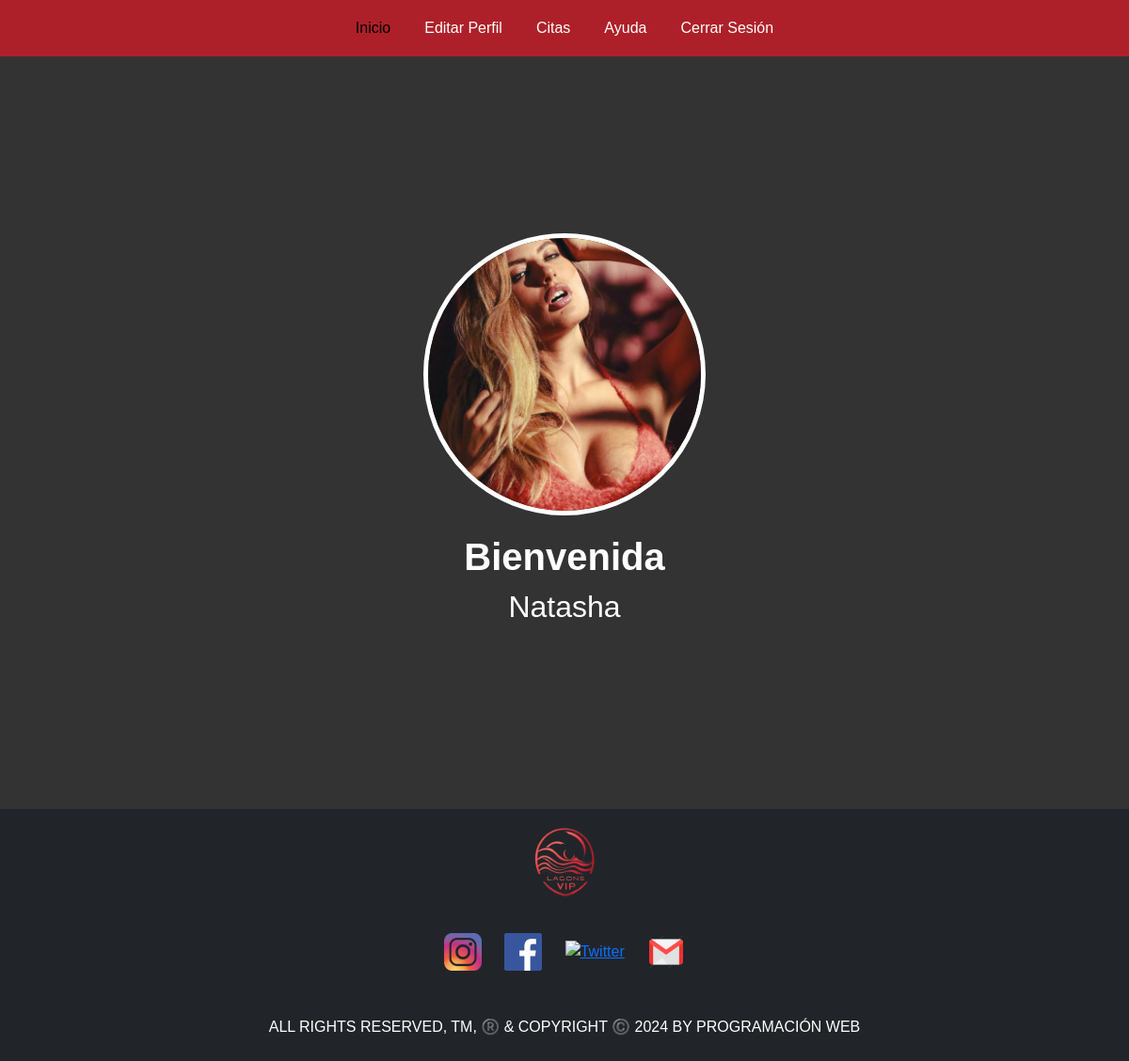
The page /Scort/scort_home.php (signed in) on the database its author committed.
### tables this page shows
CREATE TABLE `scort` (
  `id_usuario` int(11) NOT NULL,
  `alias` varchar(50) NOT NULL,
  `ciudad` varchar(50) DEFAULT NULL,
  `contacto` varchar(50) DEFAULT NULL,
  `estatura` decimal(4,2) DEFAULT NULL,
  `peso` decimal(5,2) DEFAULT NULL,
  `medidas` varchar(50) DEFAULT NULL,
  `imagen` mediumblob DEFAULT NULL,
  `email` varchar(100) NOT NULL,
  `password` varchar(255) NOT NULL
);

### Scort/scort_home.php (the view, shortened to what this page needs)
<?php
include 'head.php';
include '../BaseDatos/db.php';
$email = $_SESSION['email'];
try {
    $queryIdScort = "SELECT id_usuario FROM scort WHERE email = ?";
    $stmtIdScort = $conn->prepare($queryIdScort);
    $stmtIdScort->bind_param("s", $email);
    $stmtIdScort->execute();
    $resultIdScort = $stmtIdScort->get_result();
    $scortData = $resultIdScort->fetch_assoc();
    $userId = $scortData['id_usuario'];
    $queryProfile = "SELECT alias, imagen FROM scort WHERE id_usuario = ?";
    $stmtProfile = $conn->prepare($queryProfile);
    $stmtProfile->bind_param("i", $userId);
    $stmtProfile->execute();
    $resultProfile = $stmtProfile->get_result();
    $user = $resultProfile->fetch_assoc();
} catch (Exception $e) {
    echo "Error en la consulta: " . $e->getMessage();
    exit();
}
?>
<!DOCTYPE html>
<html lang="es">
<head>
    <link rel="stylesheet" href="../CSS/styles_index.css">
</head>
<body>
    <div class="profile-container">
        <img src="<?php
            echo isset($user['imagen']) && !empty($user['imagen'])
                ? '../IMAGENES/' . htmlspecialchars($user['imagen'])
                : '../IMAGENES/default-profile.jpg';
        ?>"
        alt="Foto de perfil"
        class="profile-image">
        <h1 class="profile-welcome">Bienvenida</h1>
        <h2 class="profile-name">
            <?php
                echo htmlspecialchars($user['alias']);
            ?>
        </h2>
    </div>
    <?php include 'footer.php'; ?>
</body>
</html>

### CSS/styles_index.css (style rules this page uses)
body { background-color: black; color: white; font-family: Arial, sans-serif; text-align: justify; }

### Scort/scort_home.php (style rules this page uses)
body { background-color: #333; color: white; font-family: Arial, sans-serif; }
.profile-container { display: flex; flex-direction: column; align-items: center; justify-content: center; height: 100vh; }
.profile-image { border-radius: 50%; margin-bottom: 20px; width: 300px; height: 300px; object-fit: cover; border: 5px solid white; }
.profile-welcome { font-size: 2.5rem; font-weight: bold; margin-bottom: 10px; }
.profile-name { font-size: 2rem; font-weight: normal; text-align: center; }

### rows shown on the page
scort: imagen (picture), alias "Natasha"
